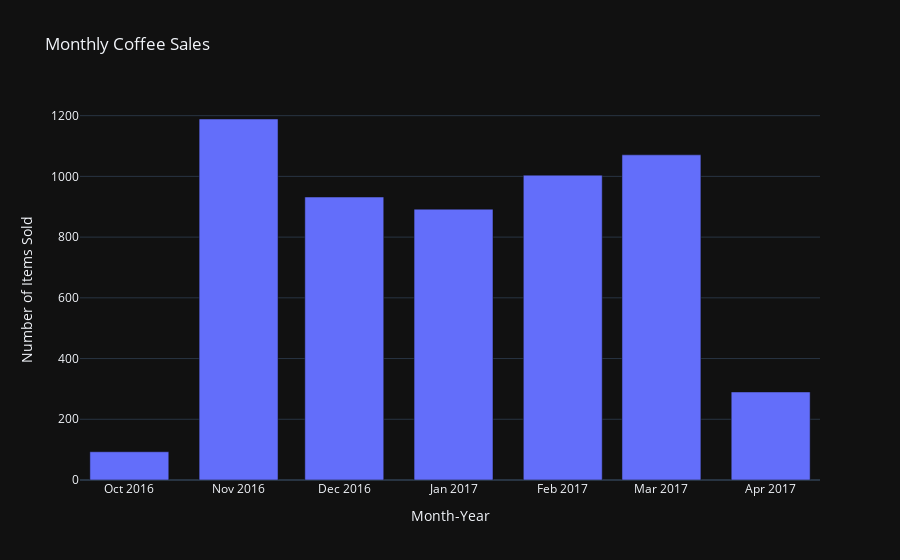

Here is the notebook cell this chart was saved with:
### Markdown cell above
#### Coffee Data
As coffee is the item most sold, let's look at the selling patterns of this item first.

### Code cell
# Filter for Coffee items
coffee_data = pos_dt[pos_dt['item'] == 'Coffee']

# Group by year and month, and count the number of items
coffee_monthly_counts = (coffee_data.groupby(['year', 'month']).size().reset_index(name='count'))

# Create a column for full date (e.g., '2025-01')
coffee_monthly_counts['date'] = pd.to_datetime(
    coffee_monthly_counts['year'].astype(str) + '-' + coffee_monthly_counts['month'].astype(str))

# Plot the data using px
px.bar( coffee_monthly_counts, x='date', y='count', template='plotly_dark', title='Monthly Coffee Sales', 
       labels={'date': 'Month-Year', 'count': 'Number of Items Sold'})

### Figure 1 — Plotly figure (JSON) as saved in the notebook; plotly's stock layout.template omitted (floating-point values rounded to 4 significant figures)
{"data": [{"alignmentgroup": "True", "hovertemplate": "Month-Year=%{x}<br>Number of Items Sold=%{y}<extra></extra>", "legendgroup": "", "marker": {"color": "#636efa", "pattern": {"shape": ""}}, "name": "", "offsetgroup": "", "orientation": "v", "showlegend": false, "textposition": "auto", "type": "bar", "x": ["2016-12-01T00:00:00", "2016-11-01T00:00:00", "2016-10-01T00:00:00", "2017-04-01T00:00:00", "2017-02-01T00:00:00", "2017-01-01T00:00:00", "2017-03-01T00:00:00"], "xaxis": "x", "y": [932, 1189, 93, 290, 1004, 892, 1071], "yaxis": "y"}], "layout": {"barmode": "relative", "legend": {"tracegroupgap": 0}, "title": {"text": "Monthly Coffee Sales"}, "xaxis": {"anchor": "y", "domain": [0, 1], "title": {"text": "Month-Year"}}, "yaxis": {"anchor": "x", "domain": [0, 1], "title": {"text": "Number of Items Sold"}}}}
